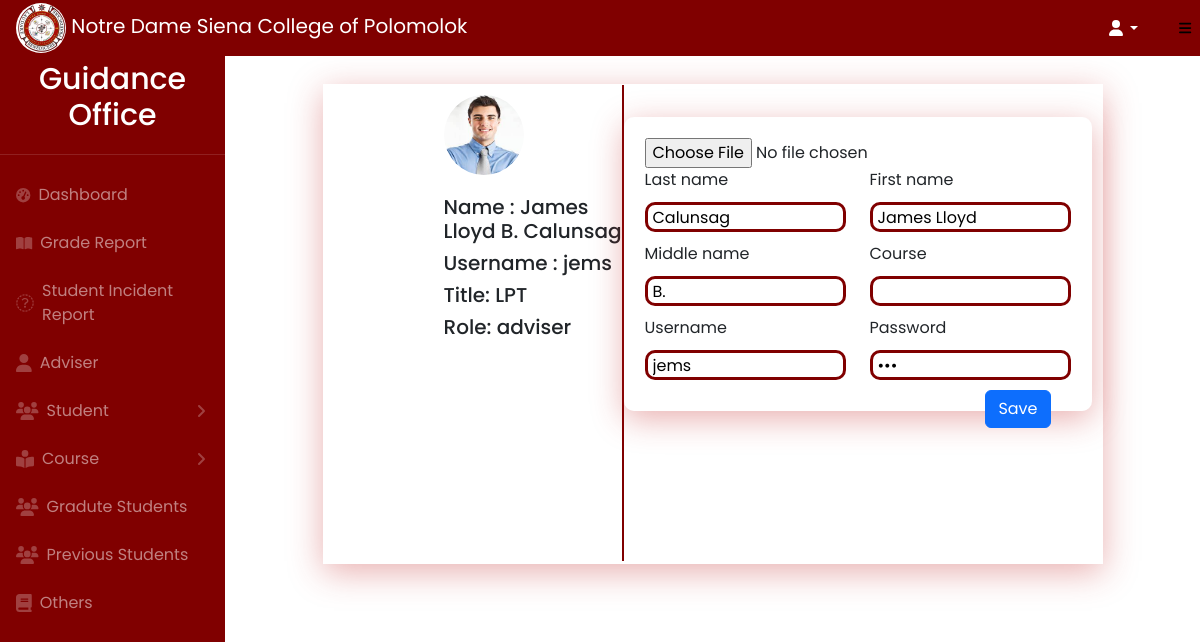
The app's page /admin/settings.php (signed in) with its own data.
### tables this page shows
CREATE TABLE `users` (
  `id` int(11) NOT NULL,
  `lname` varchar(255) NOT NULL,
  `mname` varchar(255) NOT NULL,
  `fname` varchar(255) NOT NULL,
  `course_belong` varchar(255) NOT NULL,
  `profile` varchar(255) NOT NULL,
  `username` varchar(255) NOT NULL,
  `password` varchar(255) NOT NULL,
  `title` varchar(255) NOT NULL,
  `role` varchar(255) NOT NULL,
  `status` varchar(255) NOT NULL
);

### admin/settings.php (the view, shortened to what this page needs)
<?php
 require('assets/component/header.php');
 require('assets/component/topnavbar.php');
 require('assets/component/sidebar.php');
 if(isset($_SESSION['id'])){
    $id = $_SESSION['id'];
    $select = "SELECT * FROM users WHERE id = $id";
    $query = mysqli_query($conn, $select);
    if($query){
        $data = mysqli_fetch_assoc($query);
        if($data){
            $name = $data['fname'].' '.$data['mname'].' '.$data['lname'];
            $profile = $data['profile'];
            $username = $data['username'];
            $course = $data['course'];
            $password = $data['password'];
            $title = $data['title'];
            $role = $data['role'];
        }
    }
}
?>
<link rel="stylesheet" href="css/updateprofiles.css?ver=2.0">
<body>
    <div id="layoutSidenav">
        <div id="layoutSidenav_content">
            <main>
                <div class="container-settings">
                    <div class="left-container">
                        <div class="avatar-settings">
                            <?php
                                    if($profile != ""){
                                        $profile_show = "../profiles/".$profile;
                                    } else {
                                        $profile_show = "https://cdn.pixabay.com/photo/2015/10/05/22/37/blank-profile-picture-973460_1280.png";
                                }
                            ?>
                            <img src="<?php echo $profile_show ?>" alt="">
                        </div>
                        <div class="details">
                            <h5>Name : <?php echo $name ?></h5>
                            <h5>Username : <?php echo $username ?></h5>
                            <h5>Title: <?php echo $title ?> </h5>
                            <h5>Role: <?php echo $role ?> </h5>
                        </div>
                    </div>
                    <div class="right-container">
                        <form action="../db-conn/update-profile.php" method="POST" enctype="multipart/form-data">
                            <div class="form-group-settings">
                                <div class="row">
                                    <input type="file" name="profile" value="../profiles/.<?php echo $profile ?>">
                                </div>
                                <div class="row">
                                    <div class="col">
                                        <label for="lname">Last name</label>
                                        <input type="text" name="lastname" class="form-control-login"
                                            value="<?php echo $data['lname'] ?>">
                                    </div>
                                    <div class="col">
                                        <label for="fname">First name</label>
                                        <input type="text" name="firstname" class="form-control-login"
                                            value="<?php echo $data['fname'] ?>">
                                    </div>
                                </div>
                                <div class="row">
                                    <div class="col">
                                        <label for="mname">Middle name</label>
                                        <input type="text" name="midname" class="form-control-login"
                                            value="<?php echo $data['mname'] ?>">
                                    </div>
                                    <div class="col">
                                        <label for="">Course</label>
                                        <input type="text" name="Course" class="form-control-login"
                                            value="<?php echo $course ?>">
                                    </div>
                                </div>
                                <div class="row">
                                    <div class="col">
                                        <label for="">Username</label>
                                        <input type="text" name="username" class="form-control-login"
                                            value="<?php echo $username ?>">
                                    </div>
                                    <div class="col">
                                        <label for="contact">Password</label>
                                        <input type="password" name="password" class="form-control-login"
                                            value="<?php echo $password ?>">
                                    </div>
                                </div>
                                <div class="button-settings">
                                    <button type="submit" class="btn btn-primary" id="save-button"
                                        name="update">Save</button>
                                </div>
                            </div>
                        </form>
                    </div>
                </div>
            </main>
        </div>
    </div>
</body>

### admin/css/file.css (style rules this page uses)
* { margin: 0; padding: 0; box-sizing: border-box; font-family: "Poppins", sans-serif; }

### admin/css/updateprofiles.css (style rules this page uses)
body { display: flex; justify-content: center; align-items: center; }
.container-settings { border: 2px maroon solid; height: 60vh; width: 65vw; box-shadow: 0 8px 32px 0 rgba(194, 42, 42, 0.37); backdrop-filter: blur(0px); -webkit-backdrop-filter: blur(10px); border: 1px solid rgba(255, 255, 255, 0.18); }
.left-container { border-right: 2px maroon solid; height: 59.5vh; width: 25vw; padding: 10px 0 0 120px; }
.avatar-settings img { width: 80px; height: 80px; border-radius: 50%; }
.details { margin: 20px auto; }
.details h5 { font-size: 20px; font-weight: 500; }
.right-container { height: 47vh; width: 39vw; position: absolute; right: 10px; top: 30px; }
.form-control-login { width: 100%; height: 30px; border-radius: 10px; border: maroon solid; margin: 10px 0; padding: 5px; }
.button-settings { position: absolute; right: 40px; }
.form-group-settings { background: rgba(255, 255, 255, 0.15); border-radius: 10px; padding: 20px; margin: 2px 0; box-shadow: 0 8px 32px 0 rgba(194, 42, 42, 0.37); backdrop-filter: blur(0px); -webkit-backdrop-filter: blur(10px); border: 1px solid rgba(255, 255, 255, 0.18); transition: background 0.3s ease-in-out; }

### admin/settings.php (style rules this page uses)
.avatar-settings img { width: 80px; height: 80px; border-radius: 50%; }

### records on screen
users: profile (picture), name "James Lloyd B. Calunsag", username "jems", title "LPT", role "adviser", lastname "Calunsag", firstname "James Lloyd", midname "B."
